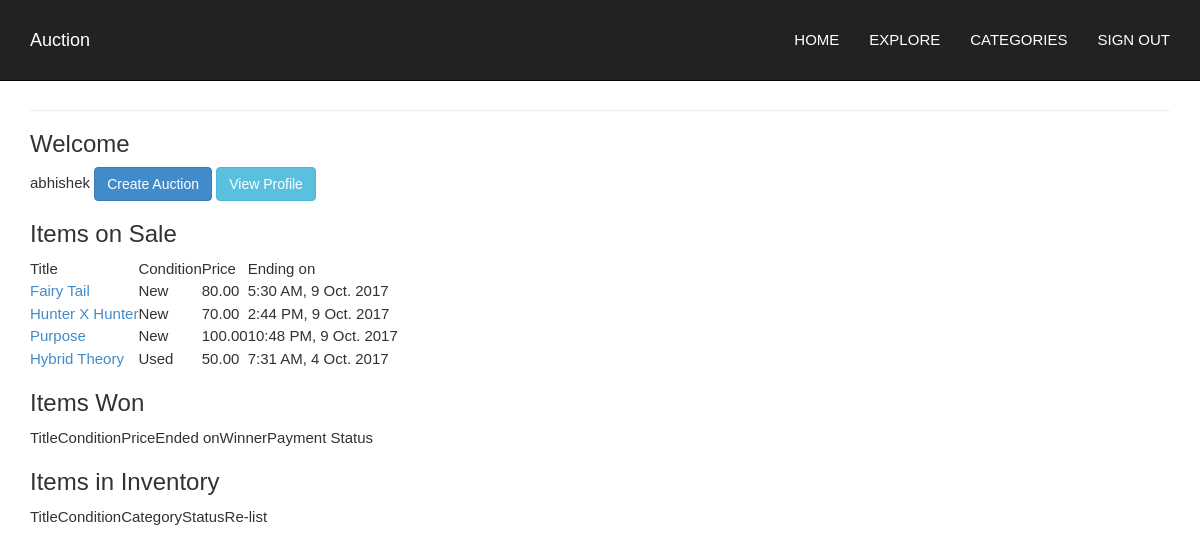
Screenshot of /home/ (signed in) with the database file from the repository.
### bidding/models.py (models this page shows, shortened)
class AuctionEvent(models.Model):
    item = models.ForeignKey(Item, related_name='auction_events')
    shipping_method = models.IntegerField(choices=AUCTION_EVENT_SHIPPING_CHOICES)
    shipping_detail = models.CharField(max_length=100, blank=True)
    payment_detail = models.CharField(max_length=200, blank=True)
    start_time = models.DateTimeField(help_text=u'Format (Hour & Minute are optional): 10/25/2006 14:30')
    end_time = models.DateTimeField(help_text=u'Format (Hour & Minute are optional): 10/25/2006 14:30')
    starting_price = models.DecimalField(default=Decimal('0.00'), max_digits=5, decimal_places=2)
    shipping_fee = models.DecimalField(default=Decimal('0.00'), max_digits=5, decimal_places=2)
    reserve_price = models.DecimalField(default=Decimal('0.00'), blank=True, max_digits=5, decimal_places=2)
    winning_bidder = models.ForeignKey(User, related_name='won_auctions', blank=True, null=True)
    objects = AuctionEventManager()
    def get_current_price(self):
        current_price = self.starting_price
        bid_count = self.bids.count()
        if bid_count:
            highest_bid = self.bids.order_by('-amount')[0]
            current_price = highest_bid.amount
        return current_price
    class Meta:
        ordering = ['-id']

class Item(models.Model):
    title = models.CharField(max_length=200)
    description = models.TextField(blank=True)
    condition = models.IntegerField(choices=AUCTION_ITEM_CONDITION_CHOICES)
    seller = models.ForeignKey(User, related_name='auction_seller')
    category = models.ForeignKey(ItemCategory, related_name='auction_items')
    status = models.IntegerField(choices=AUCTION_ITEM_STATUS_CHOICES, default=AUCTION_ITEM_STATUS_IDLE)
    image = models.ImageField(upload_to='item/', default=settings.MEDIA_ROOT+'default/'+'fairy-tail.jpg')
    def get_condition(self):
        return dict(AUCTION_ITEM_CONDITION_CHOICES).get(self.condition, 'N/A')
    class Meta:
        ordering = ['-id']

### bidding/views.py (the view)
# urls.py: url(r'^home/$', view_user_home, name='user_home'),
@login_required
def view_user_home(request):
    current_auctions = AuctionEvent.objects.filter(item__seller=request.user, item__status=AUCTION_ITEM_STATUS_RUNNING)
    won_auctions = AuctionEvent.objects.filter(winning_bidder=request.user, item__status=AUCTION_ITEM_STATUS_SOLD)
    listable_items = Item.objects.filter(seller=request.user, status=AUCTION_ITEM_STATUS_IDLE)
    has_seller = False
    try:
        seller_profile = Seller.objects.get(user=request.user)
        has_seller = True
    except Seller.DoesNotExist:
        pass
    context = {
        'current_auctions': current_auctions,
        'won_auctions': won_auctions,
        'listable_items': listable_items,
        'has_seller': has_seller
              }
    return render(request, 'bidapp/view_user_home.html', context)

### bidding/templates/bidapp/view_user_home.html (shortened to what this page needs)
{% extends 'bidapp/base.html' %}
{% load staticfiles %}
{% block body %}
    <hr />
   <h3>Welcome</h3>{{  user }}
<a class="btn btn-primary" href="{% url 'list_item' %}">Create Auction</a>
    {% if user.is_authenticated %}
        {% if has_seller == True %}
            <a class="btn btn-info" href="{% url 'edit_profile' %}">View Profile</a>
        {% else %}
            <a class="btn btn-info" href="{% url 'seller_profile' %}">Create Profile</a>
        {% endif %}
    {% endif %}
    <h3>Items on Sale</h3>
    <table cellpadding=0 cellspacing=0 class="contenttable">
        <thead>
            <tr>
                <td>Title</td>
                <td>Condition</td>
                <td>Price</td>
                <td>Ending on</td>
            </tr>
        </thead>
        <tbody>
            {% for auction_event in current_auctions %}
                <tr>
                    <td><a href="{% url 'view_auction_event' auction_event.pk %}">{{ auction_event.item.title|title }}</a></td>
                    <td>{{ auction_event.item.get_condition }}</td>
                    <td>{{ auction_event.get_current_price }}</td>
                    <td>{{ auction_event.end_time|date:"g:i A, j N Y" }}</td>
                </tr>
            {% endfor %}
        </tbody>
    </table>
    <h3>Items Won</h3>
    <table cellpadding=1 cellspacing=0 class="contenttable">
        <thead>
            <tr>
                <td>Title</td>
                <td>Condition</td>
                <td>Price</td>
                <td>Ended on</td>
                <td>Winner</td>
                <td>Payment Status</td>
            </tr>
        </thead>
    </table>
    <h3>Items in Inventory</h3>
    <table cellpadding=0 cellspacing=0 class="contenttable">
        <thead>
            <tr>
                <td>Title</td>
                <td>Condition</td>
                <td>Category</td>
                <td>Status</td>
                <td>Re-list</td>
            </tr>
        </thead>
    </table>
{% endblock %}

### bidding/static/css/style.css (style rules this page uses)
body { font-family: 'Source Sans Pro', sans-serif; line-height: 1.5; color: #323232; font-size: 15px; font-weight: 400; text-rendering: optimizeLegibility; -webkit-font-smoothing: antialiased; -moz-font-smoothing: antialiased; }

### rows the page displays
AuctionEvent: item "Fairy Tail", item.get_condition "New", get_current_price "80.00", end_time "5:30 AM, 9 Oct. 2017"
AuctionEvent: item "Hunter X Hunter", item.get_condition "New", get_current_price "70.00", end_time "2:44 PM, 9 Oct. 2017"
AuctionEvent: item "Purpose", item.get_condition "New", get_current_price "100.00", end_time "10:48 PM, 9 Oct. 2017"
AuctionEvent: item "Hybrid Theory", item.get_condition "Used", get_current_price "50.00", end_time "7:31 AM, 4 Oct. 2017"

### other values shown
{{ user }} "abhishek"
